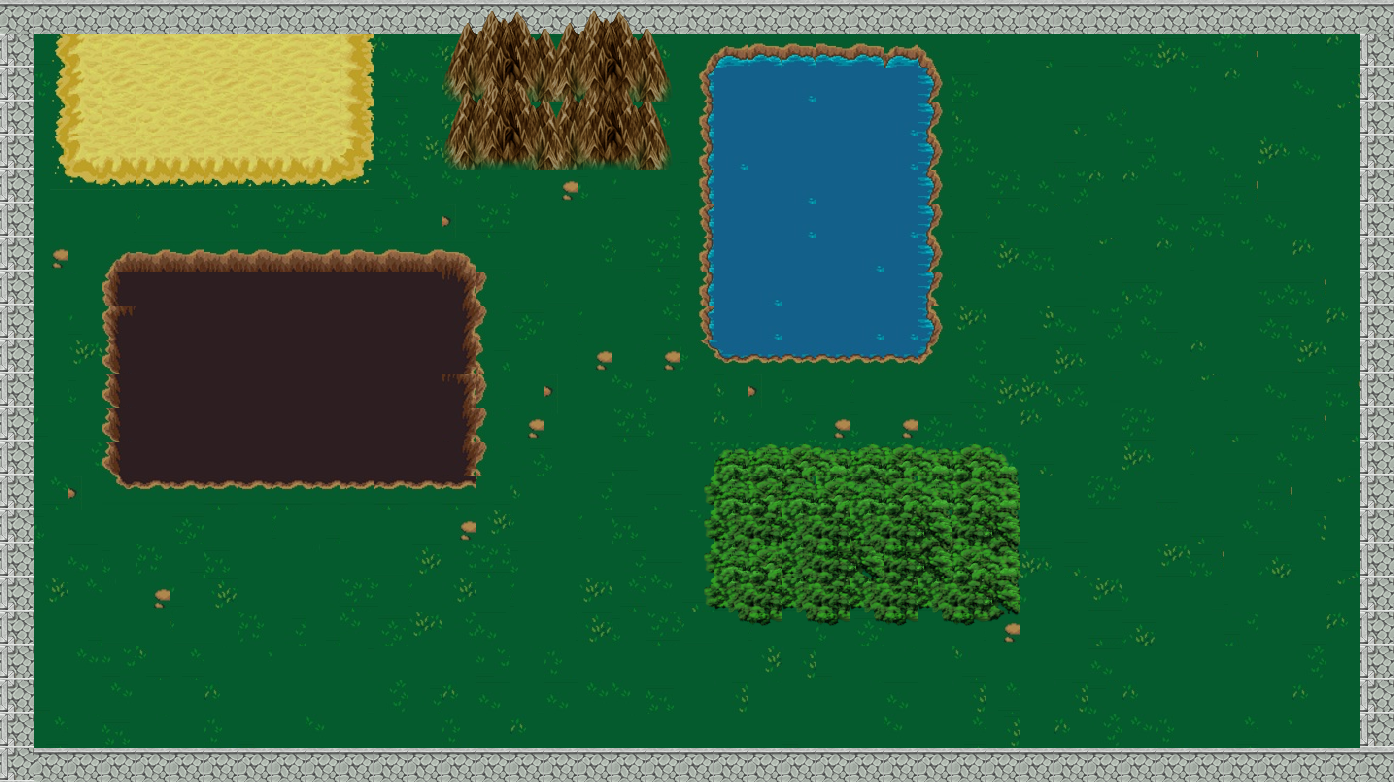

Rendered tile map (Tiled .tmx) drawn with the repository's tilesets; below, a short description and the map source with its tile grids summarised:
An orthogonal 41x23 tile map with 34x34 px tiles, 4 tile layers (Layer 0, Layer1, Layer2, Layer3), 4 tilesets.

<map version="1.0" orientation="orthogonal" width="41" height="23" tilewidth="34" tileheight="34">
 <tileset firstgid="1" name="newterrain" tilewidth="34" tileheight="34">
  <image source="newterrain.jpg" width="1352" height="688" />
  <tile id="4">
   <properties>
    <property name="terrain" value="desert" />
   </properties>
  </tile>
  <tile id="5">
   <properties>
    <property name="terrain" value="desert" />
   </properties>
  </tile>
  <tile id="6">
   <properties>
    <property name="terrain" value="desert" />
   </properties>
  </tile>
  <tile id="7">
   <properties>
    <property name="terrain" value="desert" />
   </properties>
  </tile>
  <tile id="8">
   <properties>
    <property name="terrain" value="desert" />
   </properties>
  </tile>
  <tile id="9">
   <properties>
    <property name="terrain" value="desert" />
   </properties>
  </tile>
  <tile id="10">
   <properties>
    <property name="terrain" value="desert" />
   </properties>
  </tile>
  <tile id="11">
   <properties>
    <property name="terrain" value="desert" />
   </properties>
  </tile>
  <tile id="12">
   <properties>
    <property name="terrain" value="desert" />
   </properties>
  </tile>
  <tile id="43">
   <properties>
    <property name="terrain" value="desert" />
   </properties>
  </tile>
  <tile id="44">
   <properties>
    <property name="terrain" value="desert" />
   </properties>
  </tile>
  <tile id="45">
   <properties>
    <property name="terrain" value="desert" />
   </properties>
  </tile>
  <tile id="46">
   <properties>
    <property name="terrain" value="desert" />
   </properties>
  </tile>
  <tile id="47">
   <properties>
    <property name="terrain" value="desert" />
   </properties>
  </tile>
  <tile id="48">
   <properties>
    <property name="terrain" value="desert" />
   </properties>
  </tile>
  <tile id="49">
   <properties>
    <property name="terrain" value="desert" />
   </properties>
  </tile>
  <tile id="50">
   <properties>
    <property name="terrain" value="desert" />
   </properties>
  </tile>
  <tile id="51">
   <properties>
    <property name="terrain" value="desert" />
   </properties>
  </tile>
  <tile id="82">
   <properties>
    <property name="terrain" value="desert" />
   </properties>
  </tile>
  <tile id="83">
   <properties>
    <property name="terrain" value="desert" />
   </properties>
  </tile>
  <tile id="84">
   <properties>
    <property name="terrain" value="desert" />
   </properties>
  </tile>
  <tile id="85">
   <properties>
    <property name="terrain" value="desert" />
   </properties>
  </tile>
  <tile id="86">
   <properties>
    <property name="terrain" value="desert" />
   </properties>
  </tile>
  <tile id="87">
   <properties>
    <property name="terrain" value="desert" />
   </properties>
  </tile>
  <tile id="88">
   <properties>
    <property name="terrain" value="desert" />
   </properties>
  </tile>
  <tile id="89">
   <properties>
    <property name="terrain" value="desert" />
   </properties>
  </tile>
  <tile id="90">
   <properties>
    <property name="terrain" value="desert" />
   </properties>
  </tile>
  <tile id="94">
   <properties>
    <property name="terrain" value="water" />
   </properties>
  </tile>
  <tile id="95">
   <properties>
    <property name="terrain" value="water" />
   </properties>
  </tile>
  <tile id="96">
   <properties>
    <property name="terrain" value="water" />
   </properties>
  </tile>
  <tile id="97">
   <properties>
    <property name="terrain" value="water" />
   </properties>
  </tile>
  <tile id="98">
   <properties>
    <property name="terrain" value="water" />
   </properties>
  </tile>
  <tile id="110">
   <properties>
    <property name="terrain" value="mountain" />
   </properties>
  </tile>
  <tile id="121">
   <properties>
    <property name="terrain" value="desert" />
   </properties>
  </tile>
  <tile id="122">
   <properties>
    <property name="terrain" value="desert" />
   </properties>
  </tile>
  <tile id="123">
   <properties>
    <property name="terrain" value="desert" />
   </properties>
  </tile>
  <tile id="124">
   <properties>
    <property name="terrain" value="desert" />
   </properties>
  </tile>
  <tile id="125">
   <properties>
    <property name="terrain" value="desert" />
   </properties>
  </tile>
  <tile id="133">
   <properties>
    <property name="terrain" value="water" />
   </properties>
  </tile>
  <tile id="134">
   <properties>
    <property name="terrain" value="water" />
   </properties>
  </tile>
  <tile id="135">
   <properties>
    <property name="terrain" value="water" />
   </properties>
  </tile>
  <tile id="136">
   <properties>
    <property name="terrain" value="water" />
   </properties>
  </tile>
  <tile id="137">
   <properties>
    <property name="terrain" value="water" />
   </properties>
  </tile>
  <tile id="160">
   <properties>
    <property name="terrain" value="desert" />
   </properties>
  </tile>
  <tile id="161">
   <properties>
    <property name="terrain" value="desert" />
   </properties>
  </tile>
  <tile id="162">
   <properties>
    <property name="terrain" value="desert" />
   </properties>
  </tile>
  <tile id="163">
   <properties>
    <property name="terrain" value="desert" />
   </properties>
  </tile>
  <tile id="164">
   <properties>
    <property name="terrain" value="desert" />
   </properties>
  </tile>
  <tile id="172">
   <properties>
    <property name="terrain" value="water" />
   </properties>
  </tile>
  <tile id="173">
   <properties>
    <property name="terrain" value="water" />
   </properties>
  </tile>
  <tile id="174">
   <properties>
    <property name="terrain" value="water" />
   </properties>
  </tile>
  <tile id="175">
   <properties>
    <property name="terrain" value="water" />
   </properties>
  </tile>
  <tile id="176">
   <properties>
    <property name="terrain" value="water" />
   </properties>
  </tile>
  <tile id="200">
   <properties>
    <property name="terrain" value="desert" />
   </properties>
  </tile>
  <tile id="201">
   <properties>
    <property name="terrain" value="desert" />
   </properties>
  </tile>
  <tile id="202">
   <properties>
    <property name="terrain" value="desert" />
   </properties>
  </tile>
  <tile id="203">
   <properties>
    <property name="terrain" value="desert" />
   </properties>
  </tile>
  <tile id="211">
   <properties>
    <property name="terrain" value="water" />
   </properties>
  </tile>
  <tile id="212">
   <properties>
    <property name="terrain" value="water" />
   </properties>
  </tile>
  <tile id="213">
   <properties>
    <property name="terrain" value="water" />
   </properties>
  </tile>
  <tile id="214">
   <properties>
    <property name="terrain" value="water" />
   </properties>
  </tile>
  <tile id="215">
   <properties>
    <property name="terrain" value="water" />
   </properties>
  </tile>
  <tile id="250">
   <properties>
    <property name="terrain" value="water" />
   </properties>
  </tile>
  <tile id="251">
   <properties>
    <property name="terrain" value="water" />
   </properties>
  </tile>
  <tile id="252">
   <properties>
    <property name="terrain" value="water" />
   </properties>
  </tile>
  <tile id="253">
   <properties>
    <property name="terrain" value="water" />
   </properties>
  </tile>
  <tile id="254">
   <properties>
    <property name="terrain" value="water" />
   </properties>
  </tile>
  <tile id="273">
   <properties>
    <property name="terrain" value="trees" />
   </properties>
  </tile>
  <tile id="289">
   <properties>
    <property name="terrain" value="water" />
   </properties>
  </tile>
  <tile id="290">
   <properties>
    <property name="terrain" value="water" />
   </properties>
  </tile>
  <tile id="291">
   <properties>
    <property name="terrain" value="water" />
   </properties>
  </tile>
  <tile id="292">
   <properties>
    <property name="terrain" value="water" />
   </properties>
  </tile>
  <tile id="293">
   <properties>
    <property name="terrain" value="water" />
   </properties>
  </tile>
  <tile id="329">
   <properties>
    <property name="terrain" value="water" />
   </properties>
  </tile>
  <tile id="330">
   <properties>
    <property name="terrain" value="water" />
   </properties>
  </tile>
  <tile id="331">
   <properties>
    <property name="terrain" value="water" />
   </properties>
  </tile>
  <tile id="357">
   <properties>
    <property name="terrain" value="hole" />
   </properties>
  </tile>
  <tile id="358">
   <properties>
    <property name="terrain" value="hole" />
   </properties>
  </tile>
  <tile id="359">
   <properties>
    <property name="terrain" value="hole" />
   </properties>
  </tile>
  <tile id="360">
   <properties>
    <property name="terrain" value="hole" />
   </properties>
  </tile>
  <tile id="361">
   <properties>
    <property name="terrain" value="hole" />
   </properties>
  </tile>
  <tile id="396">
   <properties>
    <property name="terrain" value="hole" />
   </properties>
  </tile>
  <tile id="397">
   <properties>
    <property name="terrain" value="hole" />
   </properties>
  </tile>
  <tile id="398">
   <properties>
    <property name="terrain" value="hole" />
   </properties>
  </tile>
  <tile id="399">
   <properties>
    <property name="terrain" value="hole" />
   </properties>
  </tile>
  <tile id="400">
   <properties>
    <property name="terrain" value="hole" />
   </properties>
  </tile>
  <tile id="401">
   <properties>
    <property name="terrain" value="hole" />
   </properties>
  </tile>
  <tile id="435">
   <properties>
    <property name="terrain" value="hole" />
   </properties>
  </tile>
  <tile id="436">
   <properties>
    <property name="terrain" value="hole" />
   </properties>
  </tile>
  <tile id="437">
   <properties>
    <property name="terrain" value="hole" />
   </properties>
  </tile>
  <tile id="438">
   <properties>
    <property name="terrain" value="hole" />
   </properties>
  </tile>
  <tile id="439">
   <properties>
    <property name="terrain" value="hole" />
   </properties>
  </tile>
  <tile id="440">
   <properties>
    <property name="terrain" value="hole" />
   </properties>
  </tile>
  <tile id="474">
   <properties>
    <property name="terrain" value="hole" />
   </properties>
  </tile>
  <tile id="475">
   <properties>
    <property name="terrain" value="hole" />
   </properties>
  </tile>
  <tile id="476">
   <properties>
    <property name="terrain" value="hole" />
   </properties>
  </tile>
  <tile id="477">
   <properties>
    <property name="terrain" value="hole" />
   </properties>
  </tile>
  <tile id="478">
   <properties>
    <property name="terrain" value="hole" />
   </properties>
  </tile>
  <tile id="479">
   <properties>
    <property name="terrain" value="hole" />
   </properties>
  </tile>
  <tile id="513">
   <properties>
    <property name="terrain" value="hole" />
   </properties>
  </tile>
  <tile id="514">
   <properties>
    <property name="terrain" value="hole" />
   </properties>
  </tile>
  <tile id="515">
   <properties>
    <property name="terrain" value="hole" />
   </properties>
  </tile>
  <tile id="516">
   <properties>
    <property name="terrain" value="hole" />
   </properties>
  </tile>
  <tile id="517">
   <properties>
    <property name="terrain" value="hole" />
   </properties>
  </tile>
  <tile id="585">
   <properties>
    <property name="terrain" value="plain" />
   </properties>
  </tile>
  <tile id="602">
   <properties>
    <property name="terrain" value="plain" />
   </properties>
  </tile>
  <tile id="667">
   <properties>
    <property name="terrain" value="mountain" />
   </properties>
  </tile>
  <tile id="669">
   <properties>
    <property name="terrain" value="mountain" />
   </properties>
  </tile>
  <tile id="742">
   <properties>
    <property name="terrain" value="mountain" />
   </properties>
  </tile>
  <tile id="750">
   <properties>
    <property name="terrain" value="mountain" />
   </properties>
  </tile>
 </tileset>
 <tileset firstgid="781" name="Marketplace_Bush_2-icon" tilewidth="34" tileheight="34">
  <image source="bushes.png" width="157" height="157" />
  <tile id="12">
   <properties>
    <property name="terrain" value="mountain" />
   </properties>
  </tile>
 </tileset>
 <tileset firstgid="797" name="TileA2asd" tilewidth="34" tileheight="34">
  <image source="TileA2asd.png" width="512" height="384" />
  <tile id="12">
   <properties>
    <property name="terrain" value="hole" />
   </properties>
  </tile>
  <tile id="27">
   <properties>
    <property name="terrain" value="hole" />
   </properties>
  </tile>
  <tile id="164">
   <properties>
    <property name="terrain" value="mountain" />
   </properties>
  </tile>
 </tileset>
 <tileset firstgid="962" name="Object_Rocks02" tilewidth="34" tileheight="34">
  <image source="Object_Rocks02.png" width="384" height="640" />
 </tileset>
 <layer name="Layer 0" width="41" height="23">
  <data>[943 cells, 943 non-empty, 213 distinct tile ids]</data>
 </layer>
 <layer name="Layer1" width="41" height="23">
  <data>[943 cells, 61 non-empty, 22 distinct tile ids]</data>
 </layer>
 <layer name="Layer2" width="41" height="23">
  <data>[943 cells, 50 non-empty, 21 distinct tile ids]</data>
 </layer>
 <layer name="Layer3" width="41" height="23">
  <data>[943 cells, 60 non-empty, 21 distinct tile ids]</data>
 </layer>
</map>
